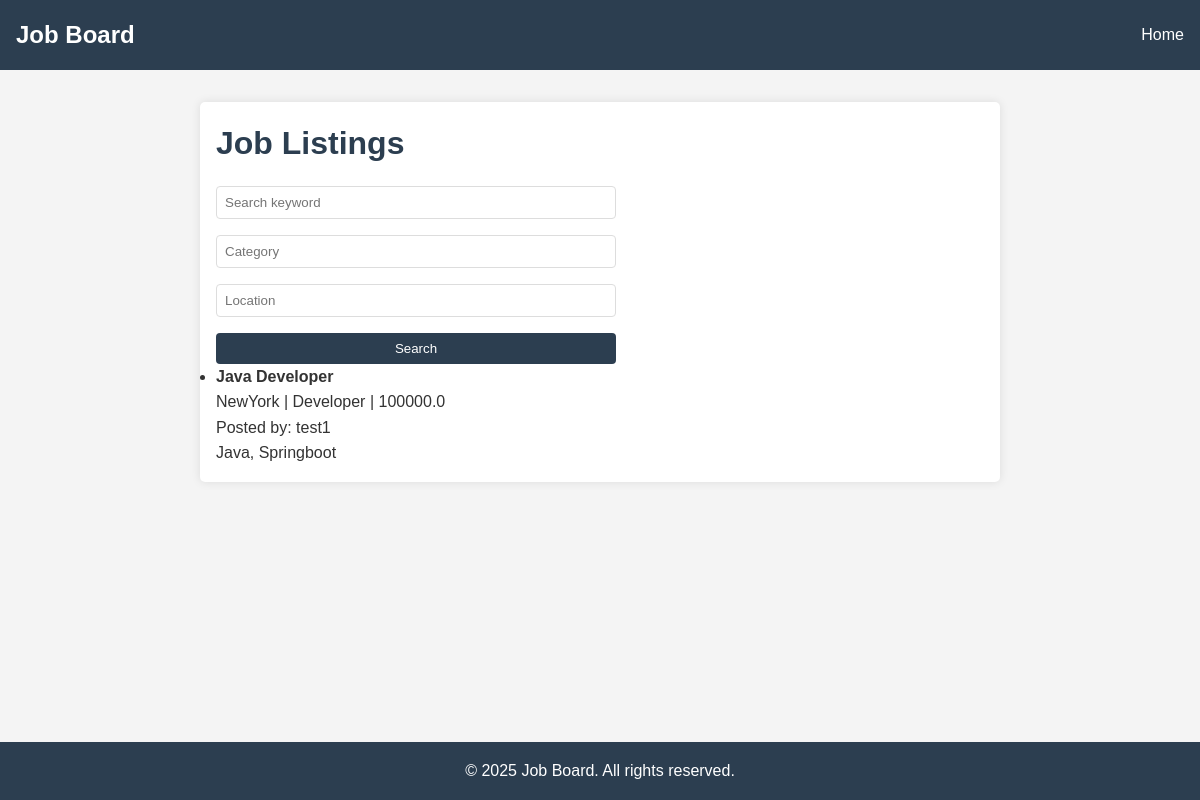
The app's page /job-listings, older data.
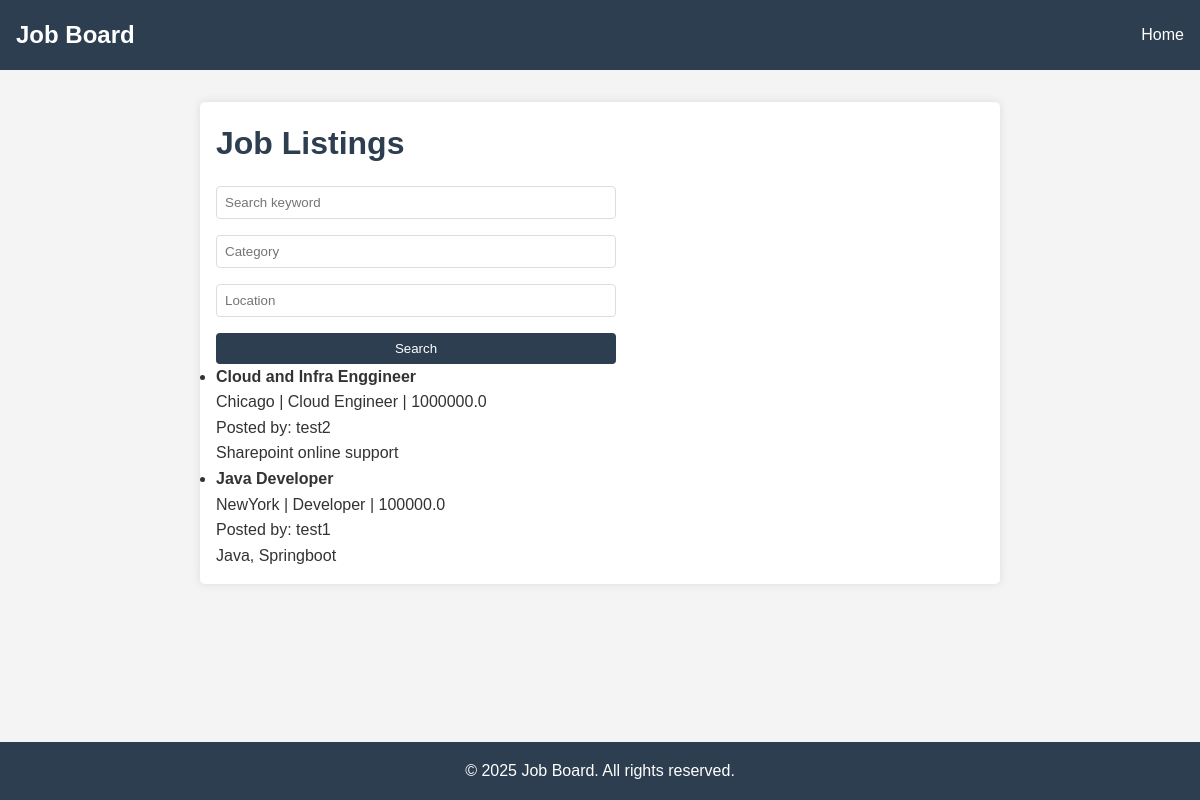
The same page, newer data.
### backend/models.py (models this page shows)
class Job(db.Model):
    __tablename__ = 'job'
    id = db.Column(db.Integer, primary_key=True)
    title = db.Column(db.String(100), nullable=False)
    description = db.Column(db.Text)
    location = db.Column(db.String(100))
    salary = db.Column(db.Float)
    category = db.Column(db.String(100))
    employer_id = db.Column(db.Integer, db.ForeignKey('employer.id'), nullable=False)
    employer = db.relationship('Employer', back_populates='jobs', lazy=True)
    applications = db.relationship('Application', back_populates='job', lazy=True)

class Employer(db.Model):
    __tablename__ = 'employer'
    id = db.Column(db.Integer, primary_key=True)
    name = db.Column(db.String(100), nullable=False)
    email = db.Column(db.String(120), unique=True, nullable=False)
    password = db.Column(db.String(200), nullable=False)
    company = db.Column(db.String(100))
    jobs = db.relationship('Job', back_populates='employer', lazy=True)

### backend/app.py (the view)
    @app.route('/job-listings')
    def job_listings():
        q = request.args.get('q', '').strip()
        category = request.args.get('category', '').strip()
        location = request.args.get('location', '').strip()
        query = Job.query
        if q:
            like = f"%{q}%"
            query = query.filter(
                Job.title.ilike(like) | Job.description.ilike(like)
            )
        if category:
            query = query.filter(Job.category.ilike(f"%{category}%"))
        if location:
            query = query.filter(Job.location.ilike(f"%{location}%"))
        jobs = query.order_by(Job.id.desc()).all()
        return render_template(
            'job_listings.html',
            jobs=jobs,
            q=q,
            category=category,
            location=location
        )

### templates/job_listings.html (shortened to what this page needs)
<!DOCTYPE html>
<html lang="en">
<head>
    <link rel="stylesheet" href="{{ url_for('static', filename='css/style.css') }}">
</head>
<body>
<nav>
    <h2>Job Board</h2>
    <ul>
        <li><a href="{{ url_for('index') }}">Home</a></li>
    </ul>
</nav>
<main>
    <h1>Job Listings</h1>
    <form method="get" action="{{ url_for('job_listings') }}">
        <input type="text" name="q" placeholder="Search keyword" value="{{ q }}">
        <input type="text" name="category" placeholder="Category" value="{{ category }}">
        <input type="text" name="location" placeholder="Location" value="{{ location }}">
        <button type="submit">Search</button>
    </form>
    <ul>
        {% for job in jobs %}
            <li>
                <strong>{{ job.title }}</strong><br>
                {{ job.location }} | {{ job.category }} | {{ job.salary or 'N/A' }}<br>
                Posted by: {{ job.employer.name if job.employer else 'Unknown' }}<br>
                <p>{{ job.description }}</p>
            </li>
        {% else %}
            <li>No jobs found.</li>
        {% endfor %}
    </ul>
</main>
<footer>
    <p>&copy; 2025 Job Board. All rights reserved.</p>
</footer>
</body>
</html>

Row changes from the older to the newer data that the page shows:
added Job: title "Cloud and Infra Enggineer", location "Chicago", category "Cloud Engineer", salary "1000000.0", employer "test2", description "Sharepoint online support"
